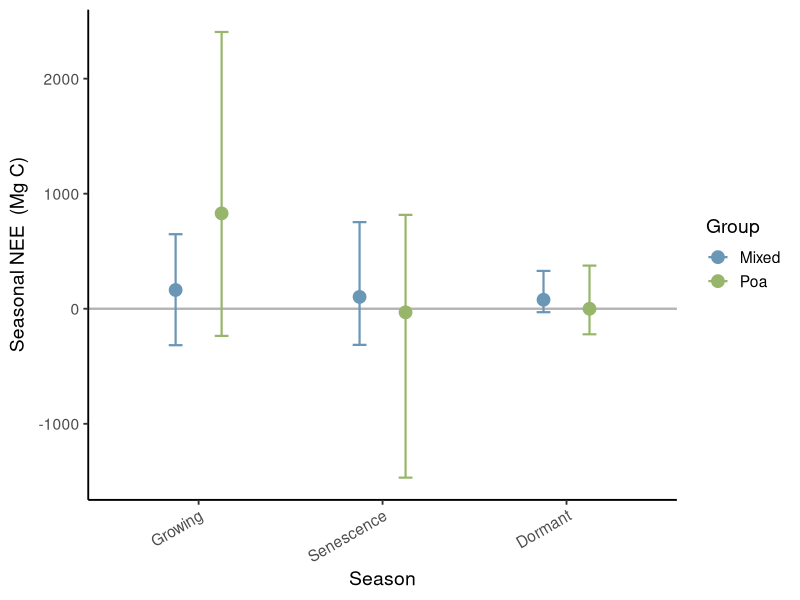
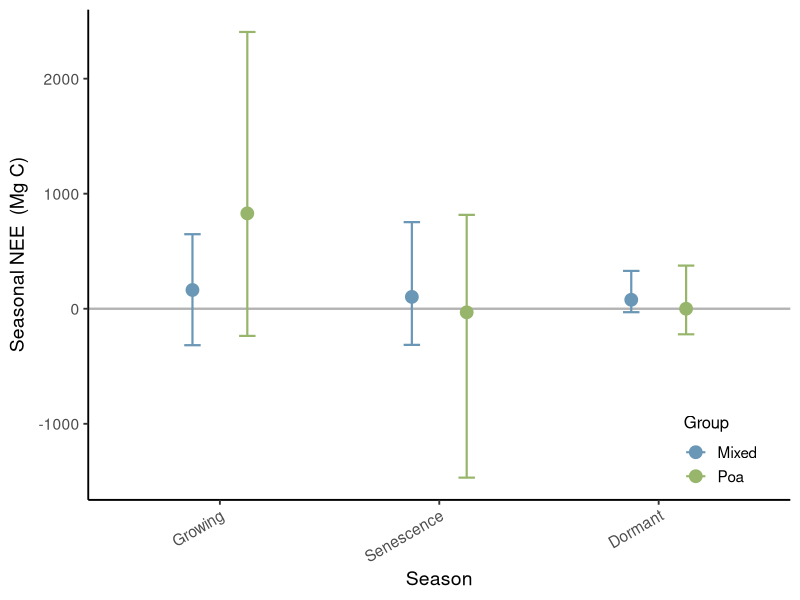
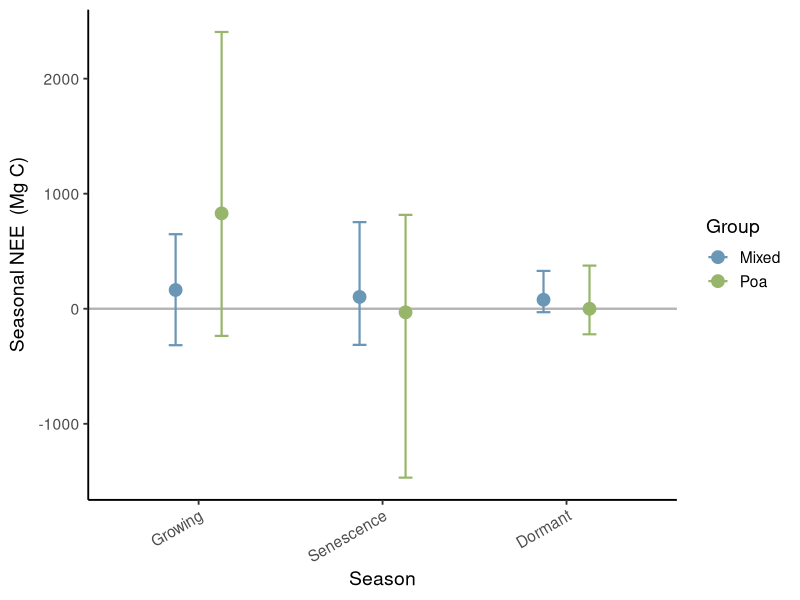

These figures' R source, in order:
library(ggplot2)
library(dplyr)

flux_summary <- data.frame(
  Season = c("Growing", "Growing", "Senescence", "Senescence", "Dormant", "Dormant"),
  Group = c("Poa", "Mixed", "Poa", "Mixed", "Poa", "Mixed"),
  Median = c(829, 163, -31, 103, 0, 78),
  CI_lower = c(-236, -317, -1468, -314, -222, -30),
  CI_upper = c(2406, 648, 816, 753, 375, 329)
)

# Force correct order
flux_summary <- flux_summary %>%
  mutate(Season = factor(Season, levels = c("Growing", "Senescence", "Dormant")))

# Custom colors
custom_colors <- c("Poa" = "#97b66b", "Mixed" = "#6b97b6")

# Plot
scaled_results_plot= ggplot(flux_summary, aes(x = Season, y = Median, color = Group)) +
  # Grey zero line first (so it’s behind everything else)
  geom_hline(yintercept = 0, color = "gray70", size = 0.8) +
  
  # Then error bars and points
  geom_errorbar(
    aes(ymin = CI_lower, ymax = CI_upper),
    width = 0.15,
    size = .75,
    position = position_dodge(width = 0.5)
  ) +
  geom_point(
    position = position_dodge(width = 0.5),
    size = 4
  ) +
  
  scale_color_manual(values = custom_colors) +
  labs(
    x = "Season",
    y = expression("Seasonal NEE  ("*Mg~C*")"),
    color = "Group"
  ) +
  theme_classic(base_size = 14) +
  theme(
    legend.position = "right",
    axis.text.x = element_text(angle = 30, hjust = 1)
  )

show(scaled_results_plot)

ggsave("scaled_results_plot.png", scaled_results_plot, width = 12, height = 10, dpi = 300)




# Move Legent -------------------------------------------------------------

scaled_results_plot <- ggplot(flux_summary, aes(x = Season, y = Median, color = Group)) +
  geom_hline(yintercept = 0, color = "gray70", size = 0.8) +
  geom_errorbar(
    aes(ymin = CI_lower, ymax = CI_upper),
    width = 0.15,
    size = .75,
    position = position_dodge(width = 0.5)
  ) +
  geom_point(
    position = position_dodge(width = 0.5),
    size = 4
  ) +
  scale_color_manual(values = custom_colors) +
  labs(
    x = "Season",
    y = expression("Seasonal NEE  ("*Mg~C*")"),
    color = "Group"
  ) +
  theme_classic(base_size = 14) +
  theme(
    axis.text.x = element_text(angle = 30, hjust = 1),
    legend.position = c(0.9, 0.1),      # place legend inside bottom right
    legend.background = element_blank(),  # remove legend box
    legend.key = element_blank(),         # remove boxes behind keys
    legend.title = element_text(size = 12),
    legend.text = element_text(size = 11)
  )

show(scaled_results_plot)
